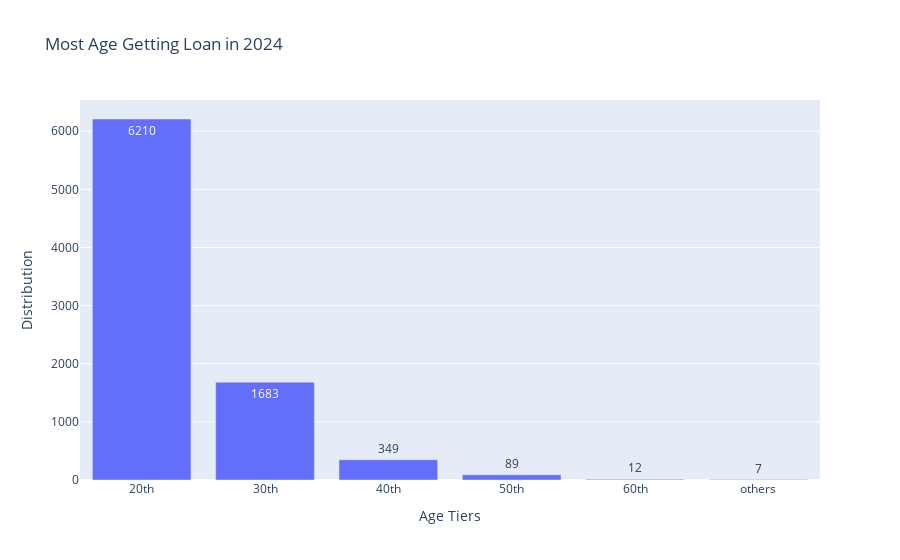

The cell this chart's notebook holds for it:
### Code cell
# Group by Age_th and count ids
data_got_loans=data[data['loan_status']==1]
Age_dist = data_got_loans.groupby('Age_th')['id'].count().reset_index()
print(Age_dist)

fig = px.bar(Age_dist, x='Age_th', y='id',
             title='Most Age Getting Loan in 2024',
             labels={'Age_th': 'Age Tiers', 'id': 'Distribution'},
             text='id')

fig.show()

### Figure 1 — Plotly figure (JSON) as saved in the notebook; plotly's stock layout.template omitted (floating-point values rounded to 4 significant figures)
{"data": [{"alignmentgroup": "True", "hovertemplate": "Age Tiers=%{x}<br>Distribution=%{text}<extra></extra>", "legendgroup": "", "marker": {"color": "#636efa", "pattern": {"shape": ""}}, "name": "", "offsetgroup": "", "orientation": "v", "showlegend": false, "text": [6210, 1683, 349, 89, 12, 7], "textposition": "auto", "type": "bar", "x": ["20th", "30th", "40th", "50th", "60th", "others"], "xaxis": "x", "y": [6210, 1683, 349, 89, 12, 7], "yaxis": "y"}], "layout": {"barmode": "relative", "legend": {"tracegroupgap": 0}, "title": {"text": "Most Age Getting Loan in 2024"}, "xaxis": {"anchor": "y", "domain": [0, 1], "title": {"text": "Age Tiers"}}, "yaxis": {"anchor": "x", "domain": [0, 1], "title": {"text": "Distribution"}}}}
